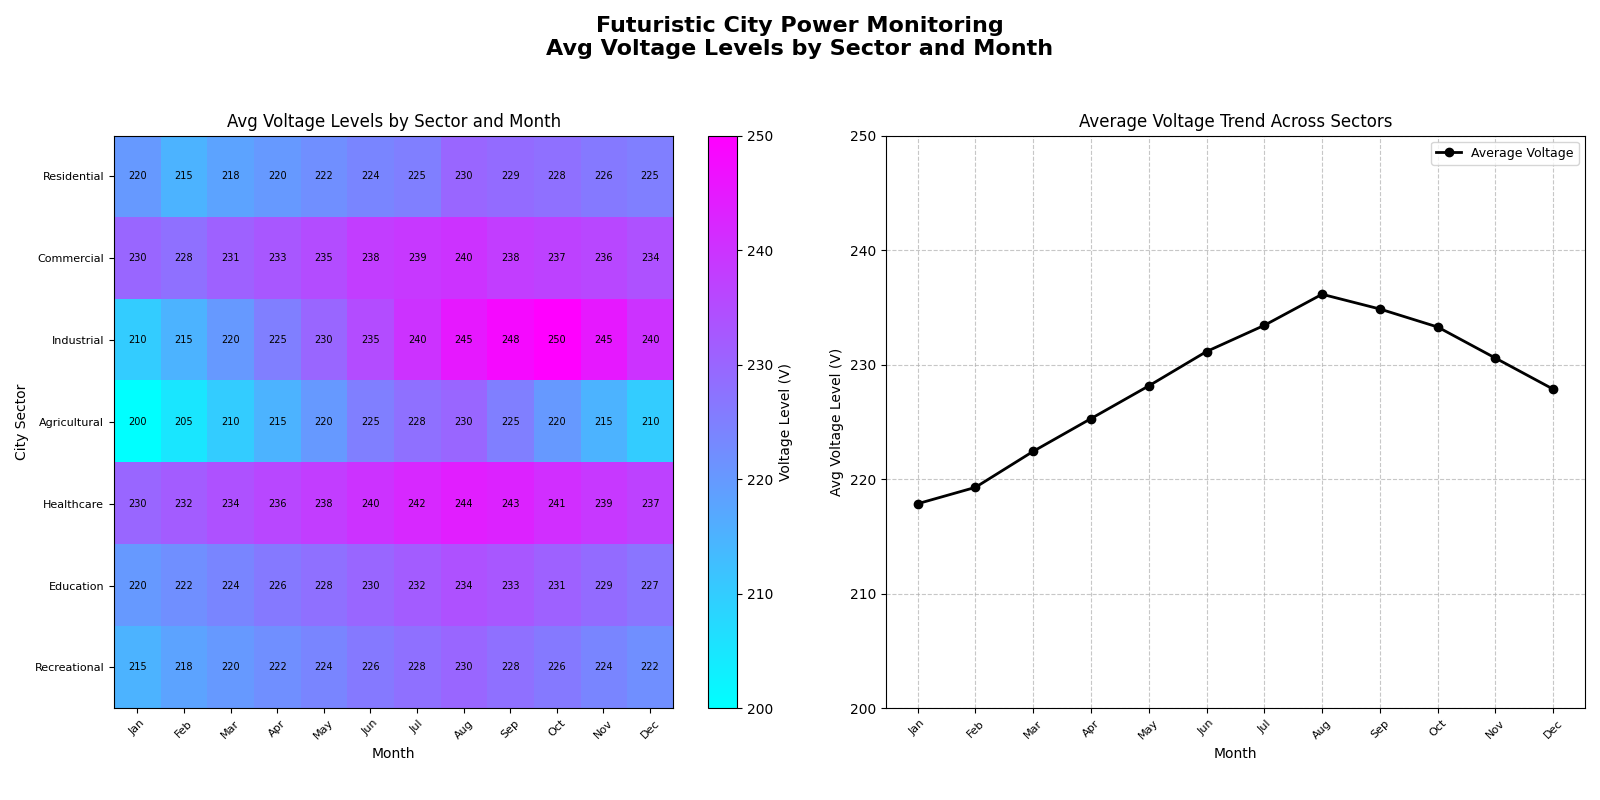

Write the Python code that produced this figure.
import matplotlib.pyplot as plt
import numpy as np

# Define sectors and months
sectors = ['Residential', 'Commercial', 'Industrial', 'Agricultural', 'Healthcare', 'Education', 'Recreational']
months = ['Jan', 'Feb', 'Mar', 'Apr', 'May', 'Jun', 'Jul', 'Aug', 'Sep', 'Oct', 'Nov', 'Dec']

# Manually constructed data for average voltage levels (in Volts)
voltage_levels = np.array([
    [220, 215, 218, 220, 222, 224, 225, 230, 229, 228, 226, 225],  # Residential
    [230, 228, 231, 233, 235, 238, 239, 240, 238, 237, 236, 234],  # Commercial
    [210, 215, 220, 225, 230, 235, 240, 245, 248, 250, 245, 240],  # Industrial
    [200, 205, 210, 215, 220, 225, 228, 230, 225, 220, 215, 210],  # Agricultural
    [230, 232, 234, 236, 238, 240, 242, 244, 243, 241, 239, 237],  # Healthcare
    [220, 222, 224, 226, 228, 230, 232, 234, 233, 231, 229, 227],  # Education
    [215, 218, 220, 222, 224, 226, 228, 230, 228, 226, 224, 222]   # Recreational
])

# Calculate the average voltage level for all sectors per month
average_voltage = np.mean(voltage_levels, axis=0)

# Setup figure and axes for subplots
fig, axes = plt.subplots(nrows=1, ncols=2, figsize=(16, 8))
fig.suptitle('Futuristic City Power Monitoring\nAvg Voltage Levels by Sector and Month', fontsize=16, fontweight='bold')

# Plot heatmap
heatmap = axes[0].imshow(voltage_levels, cmap='cool', aspect='auto', interpolation='nearest')
cbar = fig.colorbar(heatmap, ax=axes[0])
cbar.set_label('Voltage Level (V)', fontsize=10)

axes[0].set_title('Avg Voltage Levels by Sector and Month', fontsize=12)
axes[0].set_xlabel('Month', fontsize=10)
axes[0].set_ylabel('City Sector', fontsize=10)
axes[0].set_xticks(np.arange(len(months)))
axes[0].set_xticklabels(months, fontsize=8, rotation=45)
axes[0].set_yticks(np.arange(len(sectors)))
axes[0].set_yticklabels(sectors, fontsize=8)

for i in range(len(sectors)):
    for j in range(len(months)):
        axes[0].text(j, i, f"{voltage_levels[i, j]}", ha='center', va='center', color='black', fontsize=7)

# Plot line chart for average voltage trends
axes[1].plot(months, average_voltage, marker='o', color='black', linewidth=2, label='Average Voltage')
axes[1].set_title('Average Voltage Trend Across Sectors', fontsize=12)
axes[1].set_xlabel('Month', fontsize=10)
axes[1].set_ylabel('Avg Voltage Level (V)', fontsize=10)
axes[1].set_xticks(np.arange(len(months)))
axes[1].set_xticklabels(months, fontsize=8, rotation=45)
axes[1].grid(True, linestyle='--', alpha=0.7)
axes[1].legend(fontsize=9)
axes[1].set_ylim(200, 250)

plt.tight_layout(rect=[0, 0.03, 1, 0.95])

# Display the plot
plt.show()
